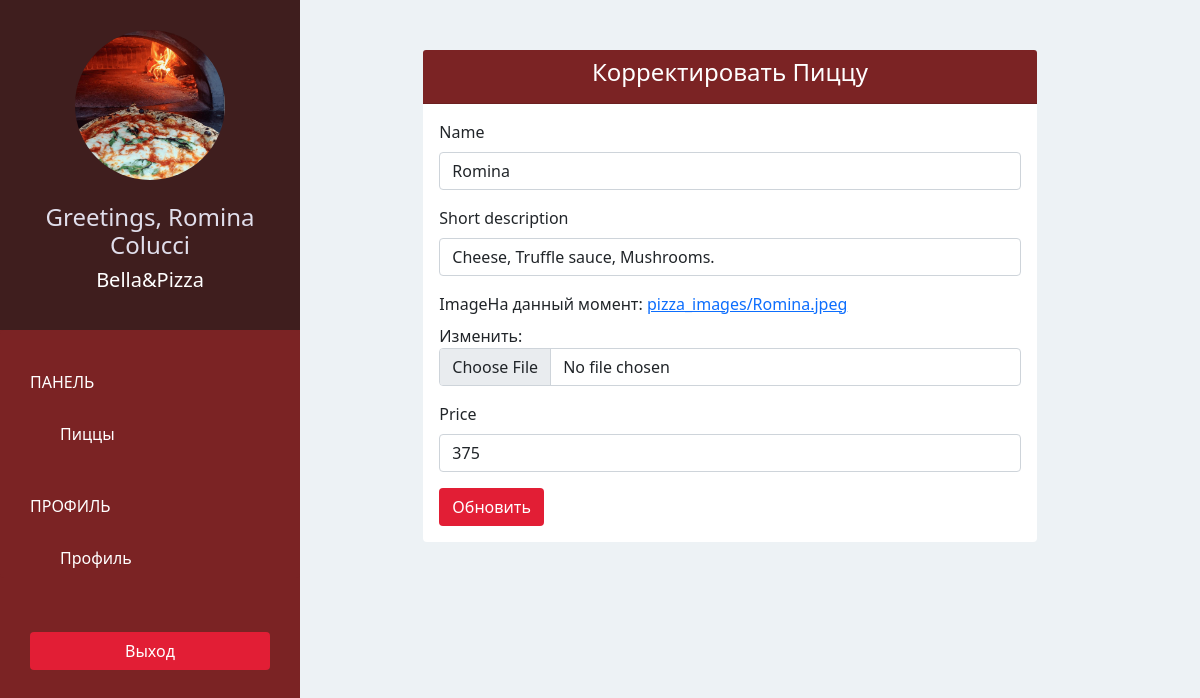
Page /pizzashop/pizza/edit/2 (signed in) on the committed database.
### pizzashopapp/models.py (models this page shows, shortened)
class PizzaShop(models.Model):
    owner = models.OneToOneField(User, on_delete=models.CASCADE, related_name='pizzashop')
    name = models.CharField(max_length=100)
    phone = models.CharField(max_length=100)
    address = models.CharField(max_length=100)
    logo = models.ImageField(upload_to='pizzashop_logo/', blank=False)

class Pizza(models.Model):
    pizzashop = models.ForeignKey(PizzaShop, on_delete=models.CASCADE)
    name = models.CharField(max_length=30)
    short_description = models.CharField(max_length=100)
    image = models.ImageField(upload_to='pizza_images/', blank=False)
    price = models.IntegerField(default=0)

### pizzashopapp/views.py (the view)
# urls.py: path('pizzashop/pizza/edit/<int:pizza_id>', views.pizzashop_edit_pizza, name='pizzashop-edit-pizza'),
@login_required(login_url='/pizzashop/sign-in/')
def pizzashop_edit_pizza(request, pizza_id):
    form = PizzaForm(instance = Pizza.objects.get(id = pizza_id))
    if request.method == 'POST':
        form = PizzaForm(request.POST, request.FILES, instance = Pizza.objects.get(id = pizza_id))
        if form.is_valid():
            pizza = form.save()
            return redirect(pizzashop_pizza)
    return render(request, 'pizzashop/edit_pizza.html', {
        'form': form
    })

### pizzashopapp/forms.py
class PizzaForm(forms.ModelForm):
    class Meta:
        model = Pizza
        fields = ('name', 'short_description', 'image', 'price')

### pizzashopapp/templates/pizzashop/edit_pizza.html (shortened to what this page needs)
{% extends 'pizzashop/base.html' %}
{% load bootstrap3 %}
 {% block page %}
 <div class="offset-lg-5 col-lg-8">
    <div class="card">
        <div class="card-header bg-ruby">
            <h4 class="card-title text-center text-white">
                Корректировать Пиццу
            </h4>
        </div>
        <div class="card-body">
            <form method="POST" enctype="multipart/form-data">
                {% bootstrap_form form %}
                <button type="submit" class="btn btn-red ">Обновить</button>
            </form>
        </div>
    </div>
 </div>
 {% endblock %}

### pizzashopapp/templates/pizzashop/base.html (shortened to what this page needs)
{% extends 'base.html' %}
{% block sidebar %}
{% url 'pizzashop-pizza' as pizzashop_pizza_url %}
{% url 'pizzashop-account' as pizzashop_account_url %}
    <div class="text-center">
        <img class="rounded-circle" src="{{ MEDIA_URL }}{{ request.user.pizzashop.logo }}" width="150" height="150">
        <br>
        <br>
        <h4>Greetings, {{ request.user.get_full_name }}</h4>
        <h5>{{ request.user.pizzashop.name }}</h5>
    </div>
     <div class="list-group">
        <span class="text-uppercase">Панель</span>
        <a href="{% url 'pizzashop-pizza'%}"
         class="list-group-item {% if request.path == pizzashop_pizza_url %} active {% endif %}">Пиццы</a>
        <span class="text-uppercase">Профиль</span>
        <a href="{% url 'pizzashop-account' %}"
         class="list-group-item {% if request.path == pizzashop_account_url %} active {% endif %}">Профиль</a>
        </div>
        <br>
    <div class="text-center">
        <a href="{% url 'pizzashop-sign-out' %}?next={{ request.path }}" class="btn btn-red">Выход</a>
    </div>
{% endblock %}

### pizzashopapp/static/css/style.css (style rules this page uses)
body { padding-top: 50px; background-color: #EDF2F5; overflow: auto; }
.bg-ruby { background-color: #7B2324; }
.text-white { color: white; }
.btn-red { color: white; background-color: #E21E35 }
.sidebar > div:first-child { padding: 30px 10px; font-weight: bold; font-size: 15px; background-color: #3F1E1E; }
.sidebar > div:first-child > h4 { color: #e0deeb; }
.sidebar > div:first-child > h5 { color: #ffffff; }
.sidebar .list-group { padding: 0; background-color: #7B2324; }
.sidebar .list-group >span { color: white; display:block; margin-top: 20px; padding: 20px 30px; font-size: 16px; font-weight: 300; }
.sidebar .list-group .list-group-item, .sidebar .list-group .list-group-item:focus { background-color: #7B2324; color: white; border: 0; padding-left: 60px; padding-right: 30px; }
.sidebar > div:last-child { padding: 30px; }
.sidebar > div:last-child .btn { width: 100%; }
.content .card { border: none; }

### rows in the picture
Pizza: name "Romina", short_description "Cheese, Truffle sauce, Mushrooms.", price "375"

### other values in the picture
{{ request.user.get_full_name }} "Romina Colucci"
{{ request.user.pizzashop.name }} "Bella&Pizza"
